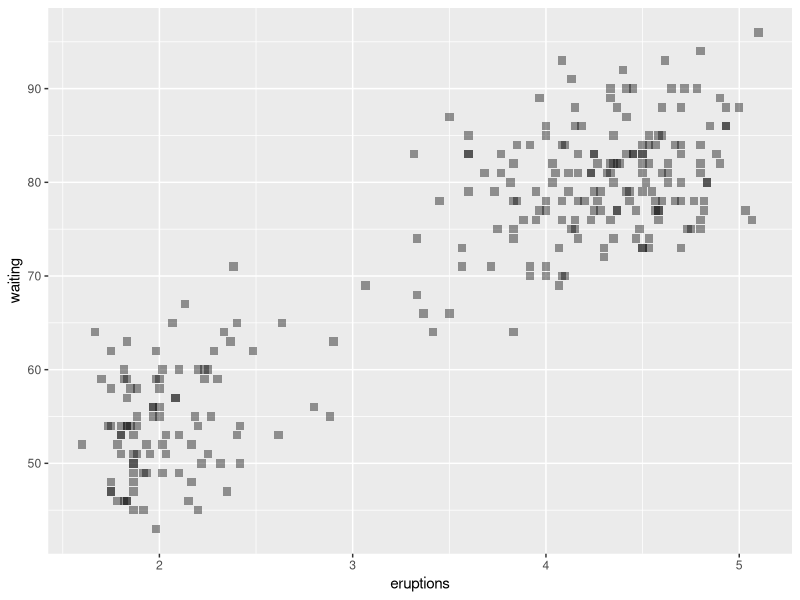
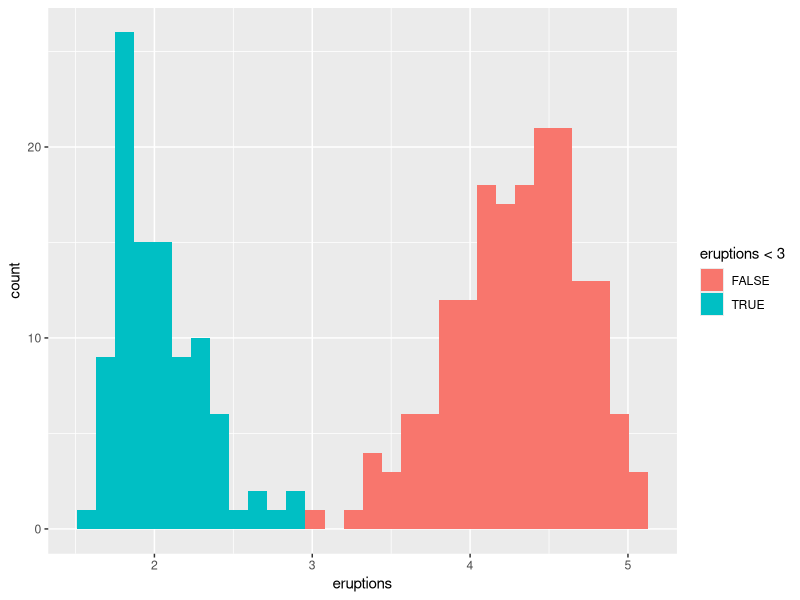
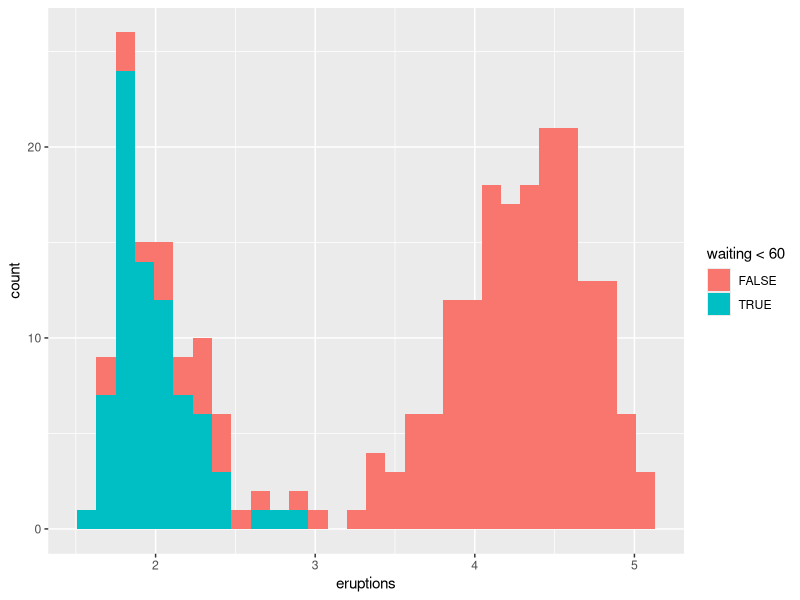
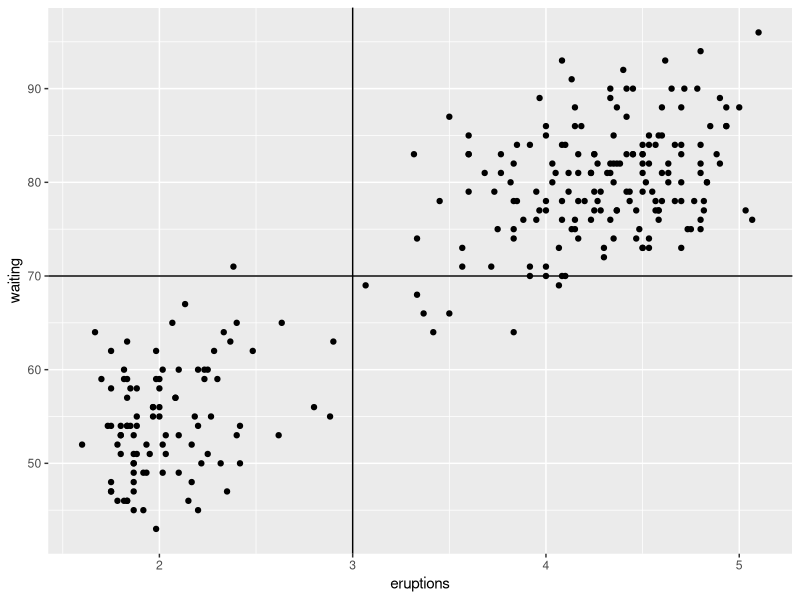
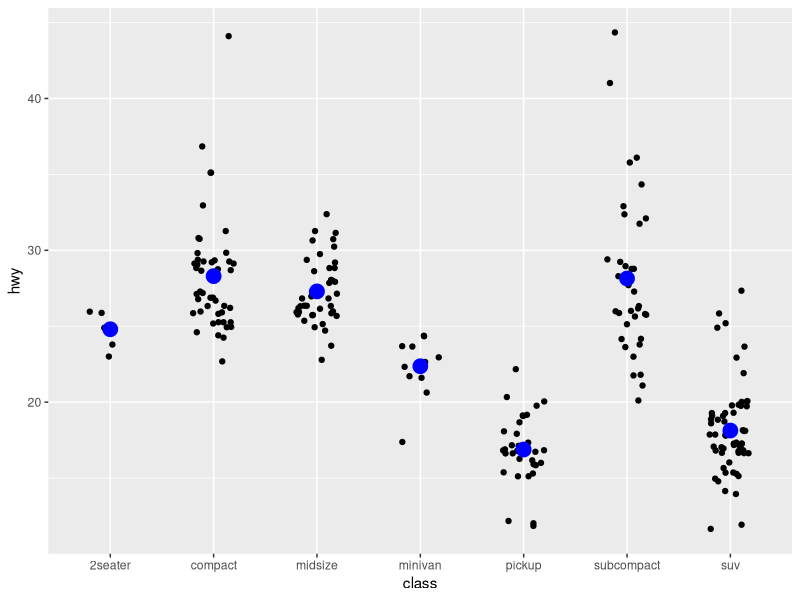
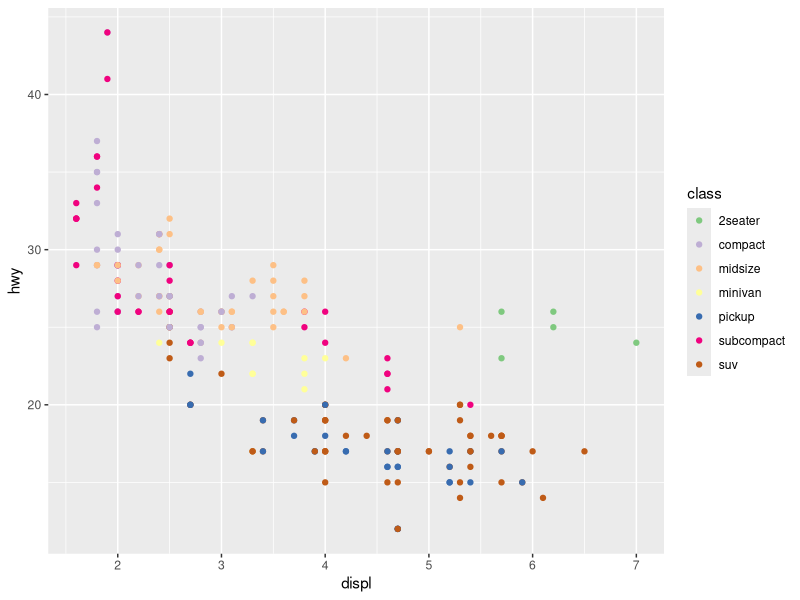

Write R code to recreate these figures, in order.
library(tidyverse)


ggplot(faithful) + 
  geom_point(aes(x = eruptions, y = waiting), 
             size=2.5, 
             shape=15,
             alpha=0.4)

ggplot(faithful)+
  aes(eruptions,
      fill=eruptions<3)+
  geom_histogram()



ggplot(faithful)+
  aes(eruptions,
      fill=waiting<60,
      position='dodge')+
  geom_histogram()

ggplot(faithful) +
  geom_point(aes(x=eruptions, y=waiting)) +
  geom_vline(xintercept=3) +
  geom_hline(yintercept=70)

dfav = mpg |> 
  summarise(mean=mean(hwy), .by = "class")

ggplot(mpg) +
  geom_jitter(aes(x=class, y=hwy),
              width = 0.2) +
  stat_summary(fun = mean, color = 'blue',
               aes(x=class, y=hwy),
               size = 1)


ggplot(mpg) + 
  geom_point(aes(x = displ, y = hwy, colour = class)) + 
  scale_colour_brewer(type = 'qual')